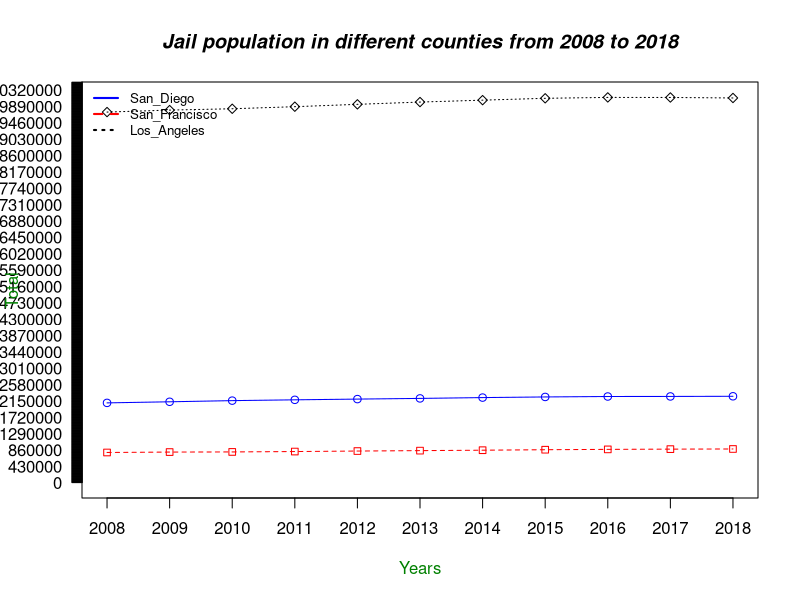

Recreate this plot in R.
#Trend over time charts
San_Diego <- c(2094283, 2123145, 2153568, 2174712, 2193894, 2211991, 2233457, 2250307, 2261891,  2263635, 2267706)
San_Francisco <- c(791152, 801922, 805550, 815677, 829027, 839841, 851116, 863836, 872795, 879166, 883305)               
Los_Angeles <- c(9735147, 9787400, 9822433, 9876727, 9938436, 9998105, 10048408, 10097037, 10120540, 10118759, 10105518)               

g_range <- range(0, San_Diego, San_Francisco, Los_Angeles)              

plot(San_Diego, type="o", col="blue", ylim=g_range, axes=FALSE, ann=FALSE) 
axis(1, at=1:11, lab=c("2008", "2009", "2010", "2011", "2012", "2013", "2014", "2015", "2016", "2017", "2018"))
axis(2, las=1, at=10000*0:g_range[2])               
box()   
lines(San_Francisco, type="o", pch=22, lty=2, col="red")
lines(Los_Angeles, type="o", pch=23, lty=3, col="black")

title(main="Jail population in different counties from 2008 to 2018", col.main="black", font.main=4)
title(xlab="Years", col.lab=rgb(0,0.5,0))
title(ylab="Total", col.lab=rgb(0,0.5,0))  

legend("topleft", c("San_Diego","San_Francisco", "Los_Angeles"), cex=0.8, col=c("blue","red", "black"), 
       lty=1:3, lwd=2, bty="n")






